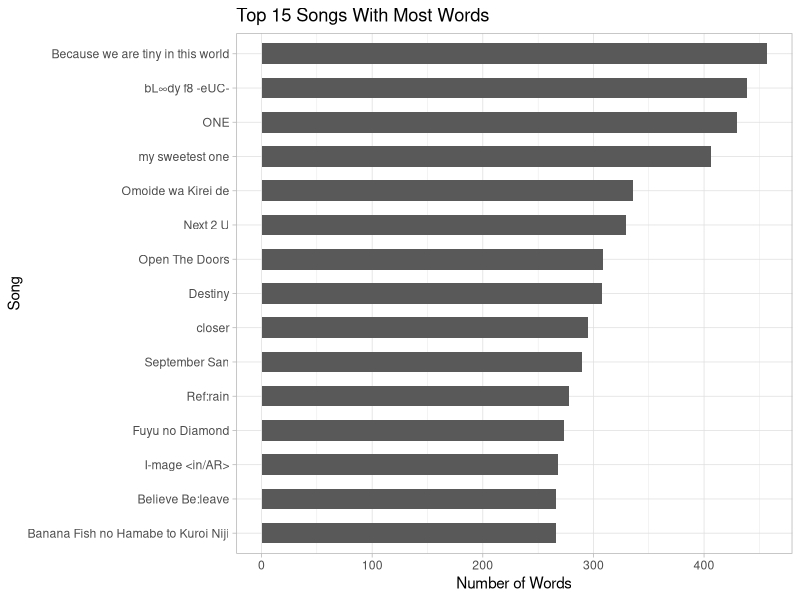
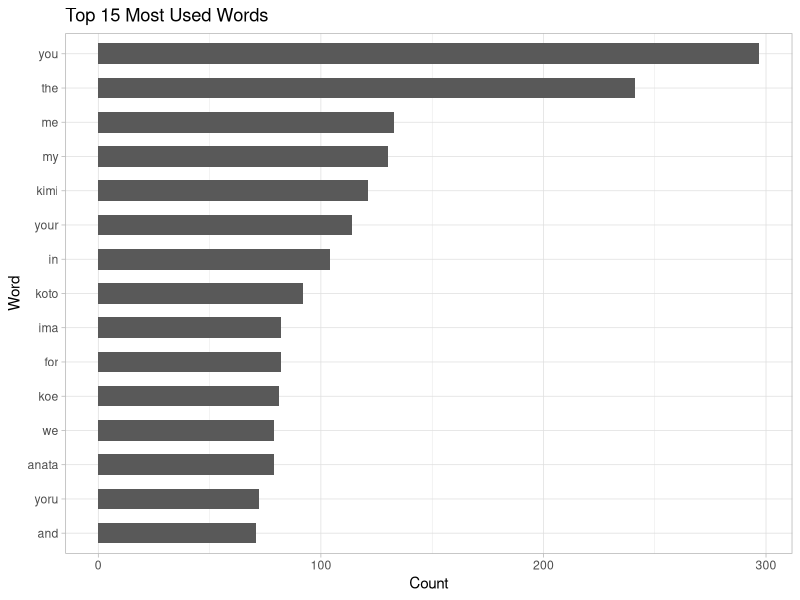
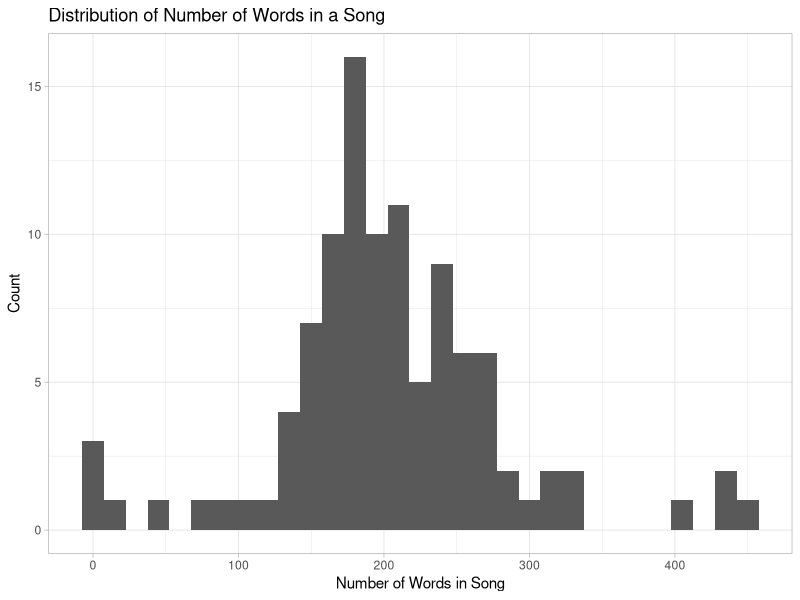
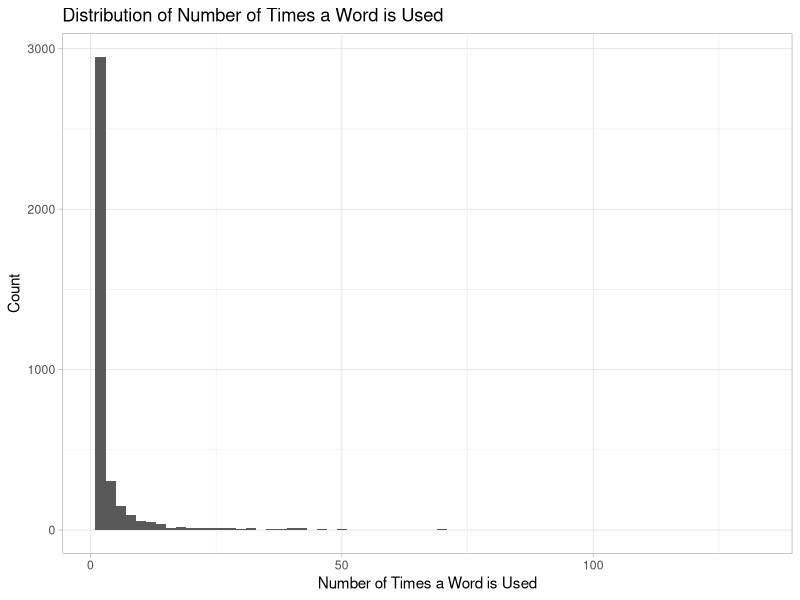
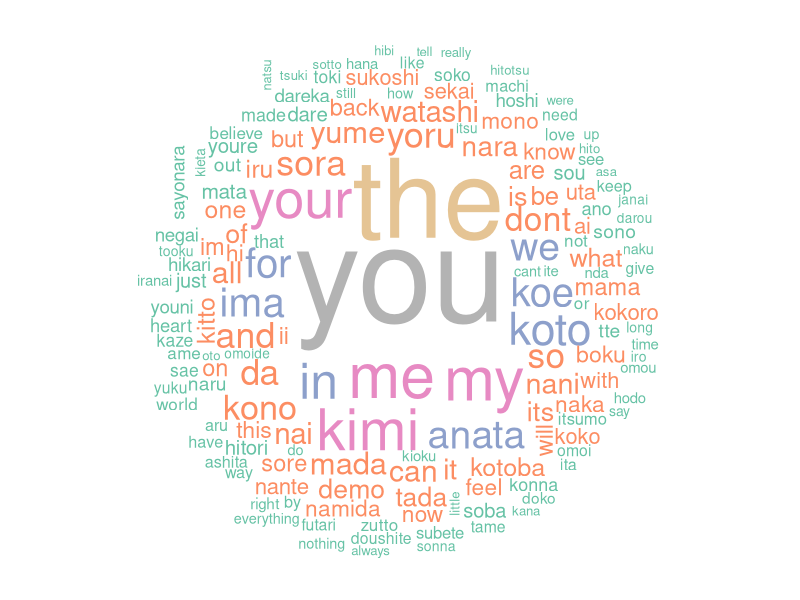

Source code (R) for these figures, in order:
## ---- chunk 1
library(dplyr)
library(ggplot2)
library(wordcloud)
library(RColorBrewer)
## ---- chunk 2
df <- readr::read_csv("data/cleaned_data.csv")
head(df, 10)

# japanese particles that shouldn't be included in wordcloud
jpn_prtcl <- c(
               "no", "wa", "o", "mo", "ni", "e", "de", "ga",
               "to", "ya", "ne", "yo", "ka", "wo", "i", "yo",
               "kara", "yori", "na", "dake", "a", "te", "mo",
               "mou"
              )
## ---- chunk 3
# set ggpplot theme
theme_set(theme_light())

# top 15 songs with most words
df %>%
  group_by(Song_title) %>%
  summarise(N = sum(Count)) %>%
  arrange(desc(N)) %>%
  head(15) %>%
  ggplot(aes(x = reorder(Song_title, N), y = N)) +
  geom_bar(stat = "identity", width = 0.6) +
  coord_flip() +
  labs(
    title = "Top 15 Songs With Most Words",
    x = "Song",
    y = "Number of Words"
  )

# top 15 most used words
df %>%
  filter(!Word %in% jpn_prtcl) %>%
  group_by(Word) %>%
  summarise(N = sum(Count)) %>%
  arrange(desc(N)) %>%
  head(15) %>%
  ggplot(aes(x = reorder(Word, N), y = N)) +
  geom_bar(stat = "identity", width = 0.6) +
  coord_flip() +
  labs(
    title = "Top 15 Most Used Words",
    x = "Word",
    y = "Count"
  )

# distribution of number of words in a song
df %>%
  group_by(Song_title) %>%
  summarise(N = sum(Count)) %>%
  ggplot(aes(x = N)) +
  geom_histogram(binwidth = 15) +
  labs(
    title = "Distribution of Number of Words in a Song",
    x = "Number of Words in Song",
    y = "Count"
  )

# distribution of word counts
df %>%
  filter(!Word %in% jpn_prtcl) %>%
  group_by(Word) %>%
  summarise(N = sum(Count)) %>%
  filter(N < 200) %>%
  ggplot(aes(x = N)) +
  geom_histogram(binwidth = 2) +
  labs(
    title = "Distribution of Number of Times a Word is Used",
    x = "Number of Times a Word is Used",
    y = "Count"
  )
## ---- chunk 4
# df for word cloud
newdf <- df %>%
  filter(!Word %in% jpn_prtcl) %>%
  group_by(Word) %>%
  summarise(N = sum(Count))

# for reproducibility
set.seed(2023)

# wordcloud
wordcloud(
  words = newdf$Word,
  freq = newdf$N,
  max.words = 160,
  scale = c(8, .3),
  random.order = FALSE,
  colors = brewer.pal(8, "Set2")
)
